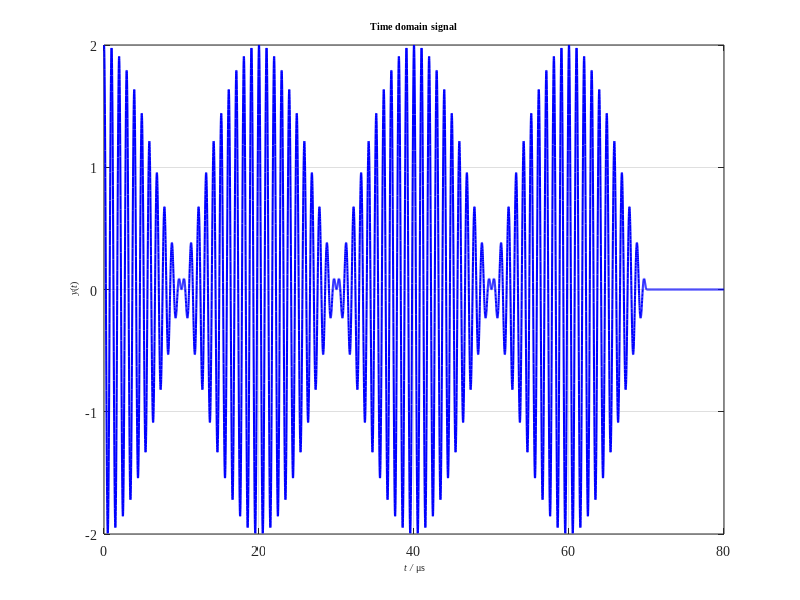
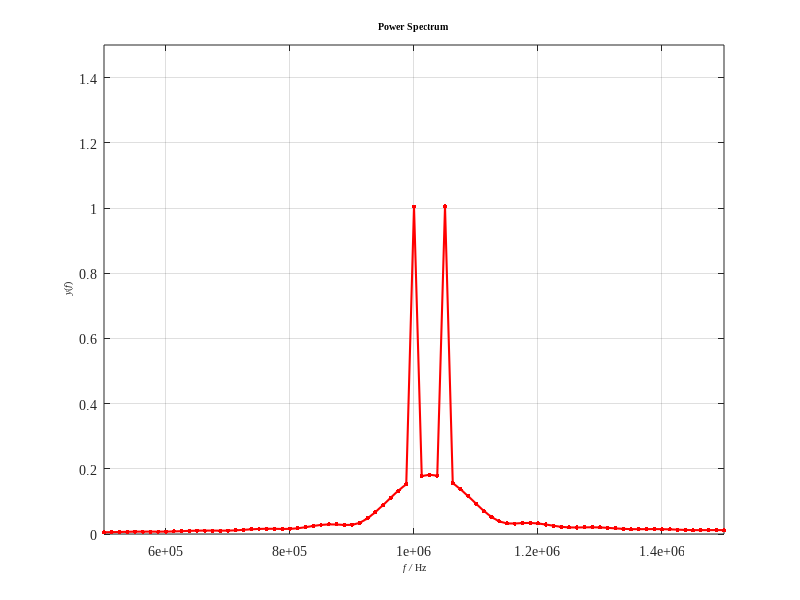

Reproduce these figures in MATLAB, in order.
clear;clc
close all
%% FFT
Fs = 100e6;				    % Sampling frequency / Hz
T = 1/Fs;					% Sampling time / s
L0 = 7000;                  % Original signal length
L = 8000;                   % Data length 
t0 = (0:L0-1)*T;            % Original signal time sequence
x = cos(2*pi*1e6*t0) + cos(2*pi*1.05e6*t0); % Signal function
t = (0:L-1)*T;              % Data time sequence
y = zeros(1,L);
y(1:L0) = x;
%% Plot
figure(1)
plot(t*1e6,y,'b-','linewidth',1.5)
title('\fontsize{10}\fontname{Times New Roman}Time domain signal')
xlabel('\fontsize{10}\fontname{Times New Roman}\it t /\rm \mus')
ylabel('\fontsize{10}\fontname{Times New Roman}\it y\rm(\itt\rm)')
grid on;
axis([0 80 -2 2])
set(gca,'FontSize', 10 ,'FontName', 'Times New Roman')
set(gcf,'unit','centimeters','position',[15 10 13.53 9.03],'color','white')
%% FFT
Y = fft(y);                   % FFT
% Calculate double sides spectrum P2, and then calculate single side
% spectrum P1 based on P2 and even data length
P2 = abs(Y/L0);
P1 = P2(1:L/2+1);
P1(2:end-1) = 2*P1(2:end-1);
f = Fs/2*linspace(0,1,L/2+1);% Rfft
figure(2)
plot(f, P1,'r-','Marker','.','markersize',10,'linewidth',1.5)
axis([0.5e6 1.5e6 0 1.5])
title('\fontsize{10}\fontname{Times New Roman}Power Spectrum')
xlabel('\fontsize{10}\fontname{Times New Roman}\it f /\rm Hz')
ylabel('\fontsize{10}\fontname{Times New Roman}\it y\rm(\itf\rm)')
grid on;
set(gca,'FontSize', 10 ,'FontName', 'Times New Roman')
set(gcf,'unit','centimeters','position',[15 10 13.53 9.03],'color','white')